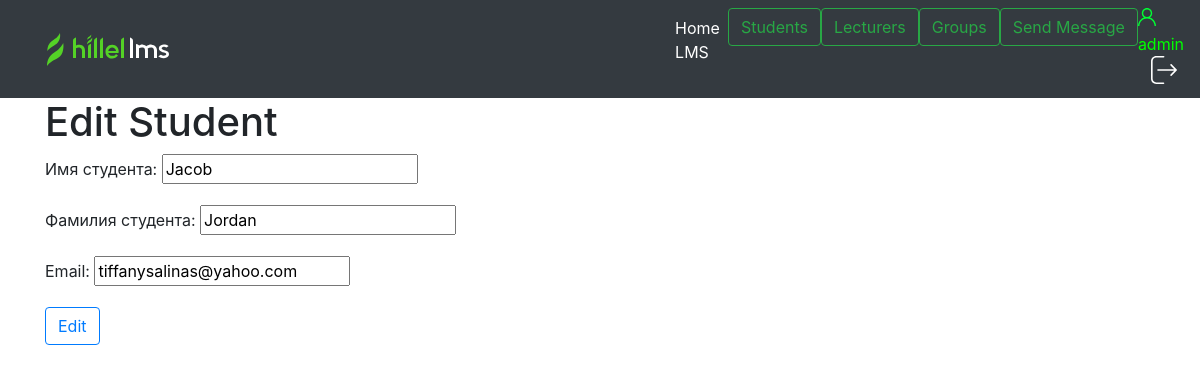
Page /all_students/1/edit (signed in) on the committed database.
### academy/models.py (models this page shows, shortened)
class Student(models.Model):
    student_id = models.AutoField(primary_key=True)
    first_name = models.CharField('Имя студента', max_length=100)
    last_name = models.CharField('Фамилия студента', max_length=100)
    email = models.EmailField(max_length=250)
    cover = models.ImageField(upload_to='covers/student_photo', default='covers/student_photo/default.png')

### academy/views.py (the view)
# urls.py: path('all_students/<int:pk>/edit', views.StudentEditView.as_view(), name='edit_student'),
class StudentEditView(LoginRequiredMixin, UpdateView):
    model = Student
    template_name = 'academy/edit_student.html'
    fields = ['first_name', 'last_name', 'email']

### academy/templates/academy/edit_student.html (shortened to what this page needs)
{%extends 'academy/base.html'%}
{% block content  %}
<h1>Edit Student</h1>
<form method="POST">
  {{ form.as_p }}
  <button type="submit" class="btn btn-outline-primary">Edit</button>
</form>
{% endblock %}

### academy/templates/academy/base.html (shortened to what this page needs)
<html lang="en" xmlns="http://www.w3.org/1999/html">
<head>
    <link rel="stylesheet" href="https://maxcdn.bootstrapcdn.com/bootstrap/4.0.0/css/bootstrap.min.css">
<body>
<header>
    <nav class="navbar navbar-expand-md navbar-dark bg-dark mb-15">
        <div class="container">
        </div>
        <ul class="navbar-nav mr-auto">
            <li  class="nav-item active">
                <a class="nav-link" href="/">Home LMS <span class="sr-only">(current)</span></a>
            </li>
            <li class="nav-item">
                <a class="btn btn-outline-success my-2 my-sm-0" href="{%url 'all_students'%}">Students</a>
            </li>
            <li class="nav-item">
                <a class="btn btn-outline-success my-2 my-sm-0" href="{%url 'all_lecturers'%}">Lecturers</a>
            </li>
            <li class="nav-item">
                <a class="btn btn-outline-success my-2 my-sm-0" href="{%url 'all_groups'%}">Groups</a>
            </li>
            <li class="nav-item">
                <a class="btn btn-outline-success my-2 my-sm-0" href="{%url 'send_message'%}">Send Message</a>
            </li>
            <li class="nav-item">
                {% if not user.is_authenticated %}
                <a class="btn btn-outline-success my-2 my-sm-0" href="{%url 'login'%}">Login</a>
                {% else %}
                <a style="color:#00ff00" > {{ user.get_full_name|default:user.username }} </a>
                <a href="{% url 'logout' %}?next=/">
                </a>
                {% endif %}
            </li>
    </nav>
</header>
<div class="container">
    {% block content  %}{% endblock %}
</div>
</body>
</html>

### rows in the picture
Student: first_name "Jacob", last_name "Jordan", email "tiffanysalinas@yahoo.com"

### other values in the picture
{{ user.get_full_name|default:user.username }} "admin"
